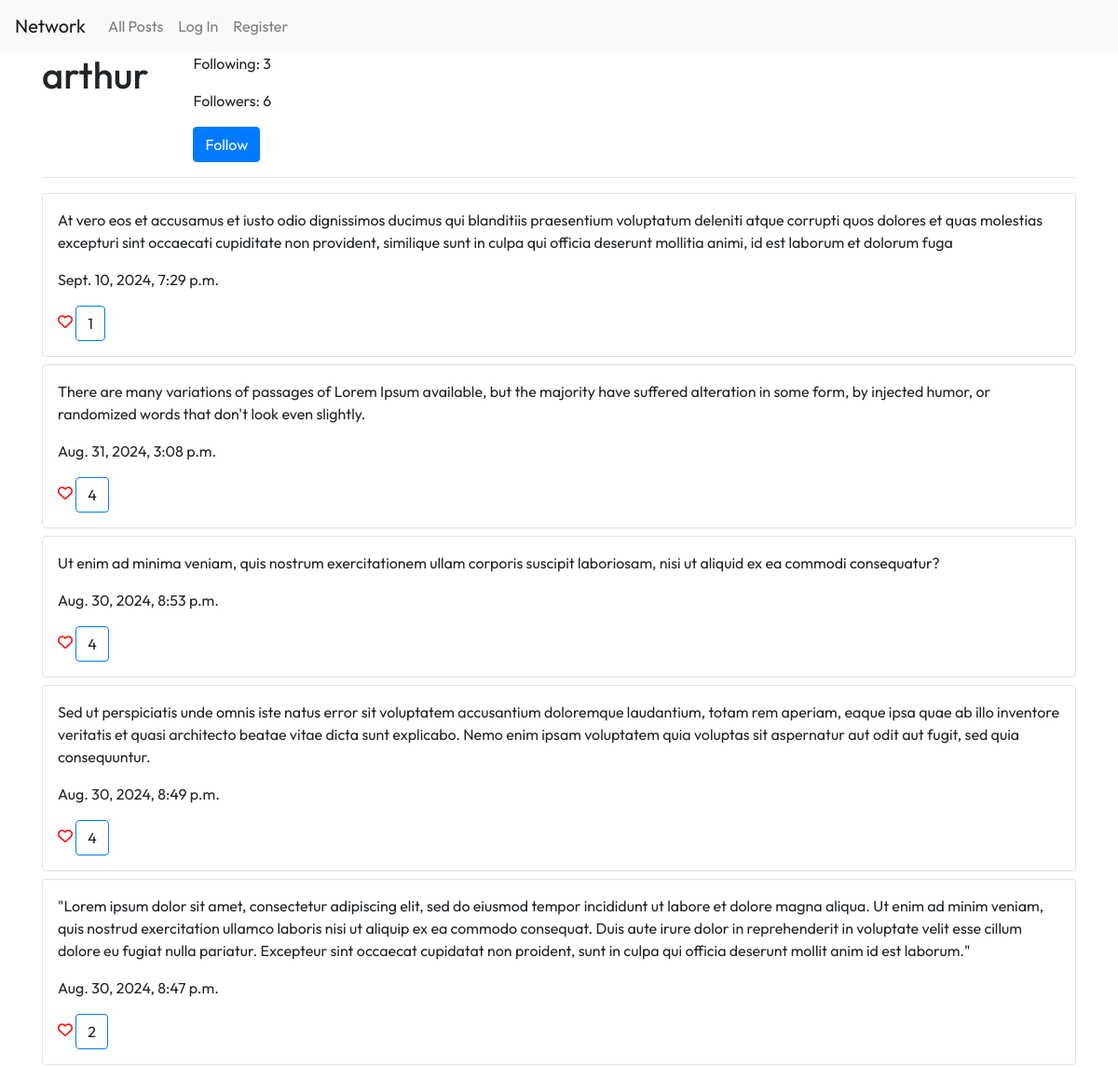
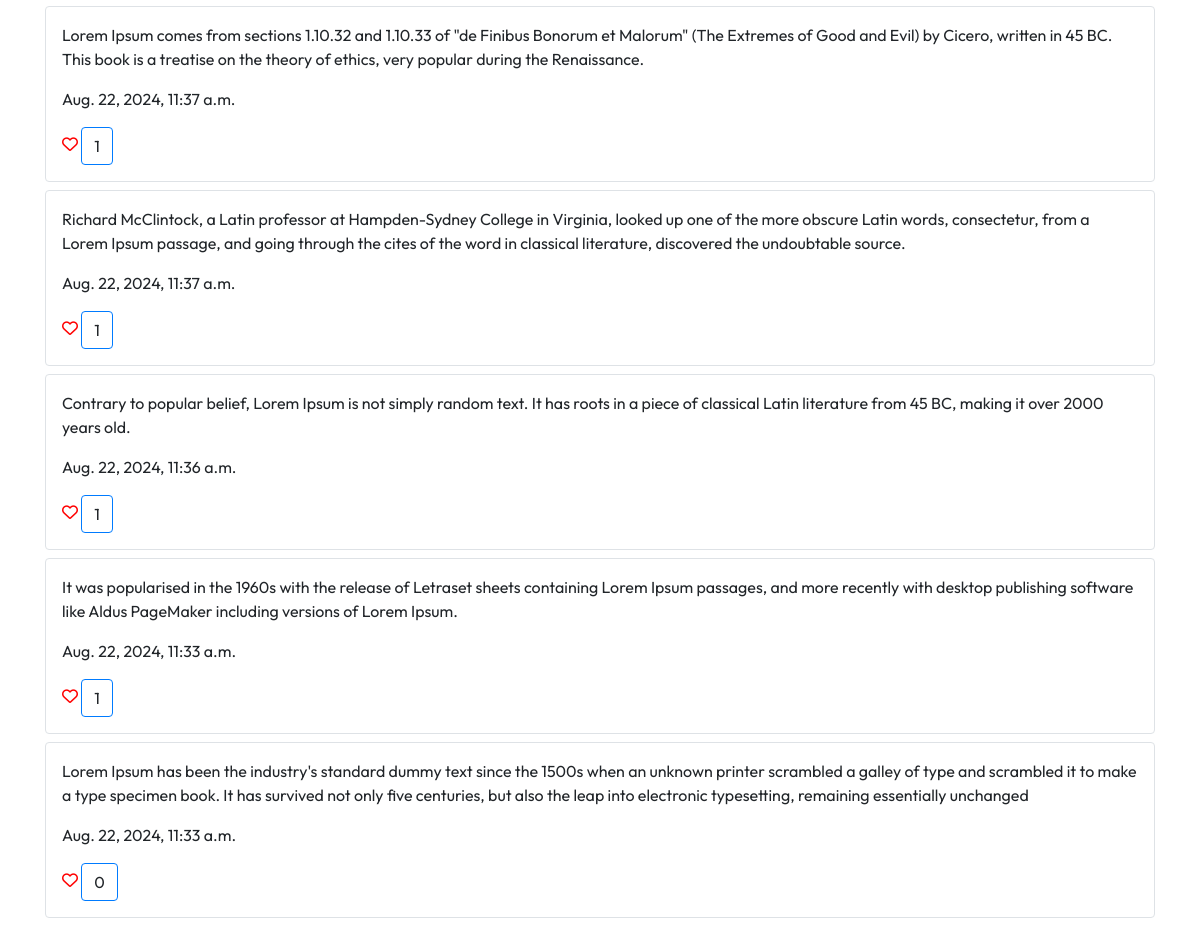
Page /profile?user=arthur on the committed database (2 pictures, top to bottom).
### network/models.py (models this page shows)
class Posts(models.Model):
    username = models.CharField(max_length=100)
    user_id = models.IntegerField()
    post = models.CharField(max_length=500)
    timestamp = models.DateTimeField()
    likes = models.IntegerField(default=0)

### network/views.py (the view)
# urls.py: path("profile", views.profile, name="profile"),
def profile(request):
    if request.method == "POST":
        pass
    else:
        other_user = request.GET.get("user")
        current_user = request.user.username
        user = list(User.objects.filter(username=other_user).values())
        following = user[0]['following']
        followers = user[0]['followers']
        posts = list(Posts.objects.filter(username=other_user).order_by("-id").values())
        following_list = Following.objects.filter(username=current_user).filter(following_username=other_user)
        if other_user == current_user:
            is_following = 0
        elif len(following_list) > 0:
            is_following = 1
        elif len(following_list) == 0:
            is_following = 2
        paginator = Paginator(posts, 10)
        page_number = request.GET.get("page")
        page_obj = paginator.get_page(page_number)
        if len(posts) <= 10:
            paginate = False
        else:
            paginate = True
        liked_list = []
        liked = list(Liked.objects.filter(username=current_user).values())
        for i in liked:
            liked_list.append(i["post_id"])
        return render(request, "network/profile.html", {
            "posts": page_obj,
            "username": other_user,
            "following": following,
            "followers": followers,
            "is_following": is_following,
            "paginate": paginate,
            "current_user": current_user,
            "liked": liked_list,
        })

### network/templates/network/profile.html (shortened to what this page needs)
{% extends "network/layout.html" %}
{% block body %}
<div>
    <div id="username-div">
        <h1 class="mr-5">
            {{ username}}
        </h1>
        <div>
            <p> Following: <span id="following">{{ following }}</span> </p>
            <p> Followers: <span id="followers">{{ followers }}</span></p>
            {% if is_following == 2 %}
            <button id="follow-btn" class="btn btn-primary" data-user="{{ username }}">Follow</button>
            {% endif %}
        </div>
    </div>
    <hr />
    {% for post in posts %}
    <div class="border border-secondary-subtle mb-2 p-3 rounded">
        <p>{{ post.post }}</p>
        <p>{{ post.timestamp }}</p>
        {% if post.id in liked %}
        <i id="like-icon{{ post.id }}" class="fa-solid fa-heart like-icon"></i>
        <a class="like-post btn btn-outline-primary" id="like-post{{ post.id }}" data-id="{{ post.id }}"
            data-text="unlike">
            {{ post.likes }}
        </a>
        {% else %}
        <i id="like-icon{{ post.id }}" class="fa-regular fa-heart like-icon"></i>
        <a class="like-post btn btn-outline-primary" id="like-post{{ post.id }}" data-id="{{ post.id }}"
            data-text="like">
            {{ post.likes }}
        </a>
        {% endif %}
    </div>
    {% endfor %}
</div>
<br>
{% endblock %}

### network/static/network/styles.css (style rules this page uses)
body { font-family: 'Outfit', sans-serif; margin: 0; padding: 0; }
#username-div { display: flex; }
.like-icon { color: red; }

### rows in the picture
Posts: post "At vero eos et accusamus et iusto odio dignissimos ducimus qui blanditiis praesentium voluptatum deleniti atque corrupti quos dolores et quas molestias excepturi sint occaecati cupiditate non provident, similique sunt in culpa qui officia deserunt mollitia animi, id est laborum et dolorum fuga", timestamp "Sept. 10, 2024, 7:29 p.m.", likes "1"
Posts: post "There are many variations of passages of Lorem Ipsum available, but the majority have suffered alteration in some form, by injected humor, or randomized words that don't look even slightly.", timestamp "Aug. 31, 2024, 3:08 p.m.", likes "4"
Posts: post "Ut enim ad minima veniam, quis nostrum exercitationem ullam corporis suscipit laboriosam, nisi ut aliquid ex ea commodi consequatur?", timestamp "Aug. 30, 2024, 8:53 p.m.", likes "4"
Posts: post "Sed ut perspiciatis unde omnis iste natus error sit voluptatem accusantium doloremque laudantium, totam rem aperiam, eaque ipsa quae ab illo inventore veritatis et quasi architecto beatae vitae dicta sunt explicabo. Nemo enim ipsam voluptatem quia voluptas sit aspernatur aut odit aut fugit, sed quia consequuntur.", timestamp "Aug. 30, 2024, 8:49 p.m.", likes "4"
Posts: post "\"Lorem ipsum dolor sit amet, consectetur adipiscing elit, sed do eiusmod tempor incididunt ut labore et dolore magna aliqua. Ut enim ad minim veniam, quis nostrud exercitation ullamco laboris nisi ut aliquip ex ea commodo consequat. Duis aute irure dolor in reprehenderit in voluptate velit esse cillum dolore eu fugiat nulla pariatur. Excepteur sint occaecat cupidatat non proident, sunt in culpa qui officia deserunt mollit anim id est laborum.\"", timestamp "Aug. 30, 2024, 8:47 p.m.", likes "2"
Posts: post "Lorem Ipsum comes from sections 1.10.32 and 1.10.33 of \"de Finibus Bonorum et Malorum\" (The Extremes of Good and Evil) by Cicero, written in 45 BC. This book is a treatise on the theory of ethics, very popular during the Renaissance.", timestamp "Aug. 22, 2024, 11:37 a.m.", likes "1"
Posts: post "Richard McClintock, a Latin professor at Hampden-Sydney College in Virginia, looked up one of the more obscure Latin words, consectetur, from a Lorem Ipsum passage, and going through the cites of the word in classical literature, discovered the undoubtable source.", timestamp "Aug. 22, 2024, 11:37 a.m.", likes "1"
Posts: post "Contrary to popular belief, Lorem Ipsum is not simply random text. It has roots in a piece of classical Latin literature from 45 BC, making it over 2000 years old.", timestamp "Aug. 22, 2024, 11:36 a.m.", likes "1"
Posts: post "It was popularised in the 1960s with the release of Letraset sheets containing Lorem Ipsum passages, and more recently with desktop publishing software like Aldus PageMaker including versions of Lorem Ipsum.", timestamp "Aug. 22, 2024, 11:33 a.m.", likes "1"
Posts: post "Lorem Ipsum has been the industry's standard dummy text since the 1500s when an unknown printer scrambled a galley of type and scrambled it to make a type specimen book. It has survived not only five centuries, but also the leap into electronic typesetting, remaining essentially unchanged", timestamp "Aug. 22, 2024, 11:33 a.m.", likes "0"

### other values in the picture
{{ username }} "arthur"
{{ following }} "3"
{{ followers }} "6"
